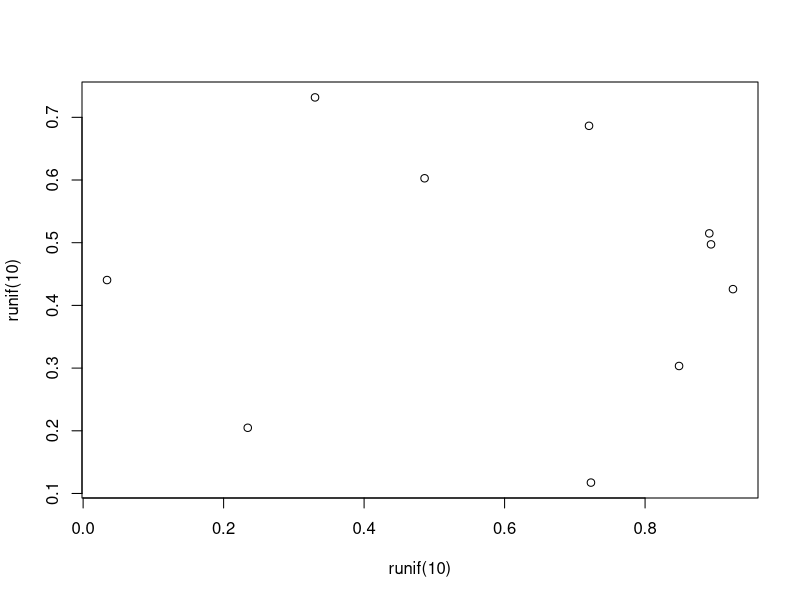
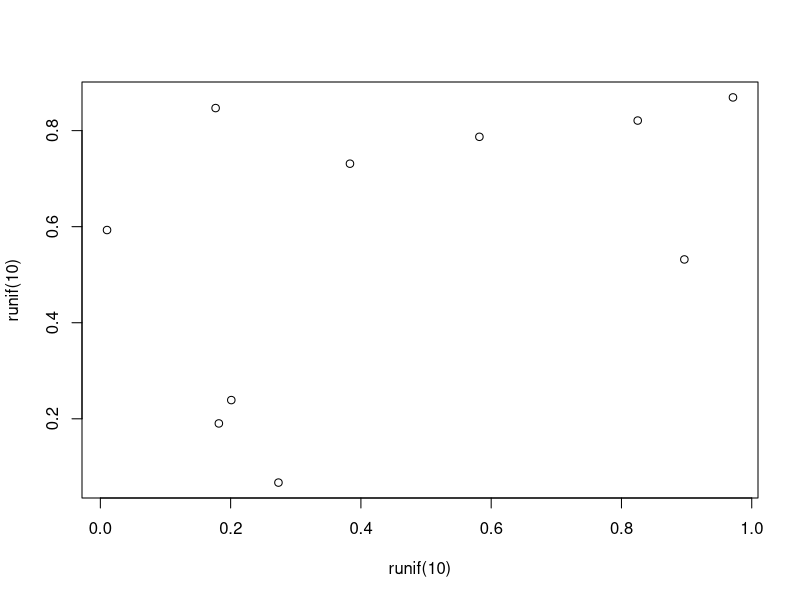

These figures' R source, in order:
## ---- chunk 1
knitr::opts_chunk$set(echo = TRUE)
## ---- chunk 2
# r code can be used here! 

print(runif(10))
plot(runif(10), runif(10))


## ---- chunk 3
# r code can be used here! 

print(runif(10))
plot(runif(10), runif(10))


## ---- chunk 4
#Here is a new chunk of code, distant from the first one in our document.

z <- 1:10
print(z)
#end of second chunk
